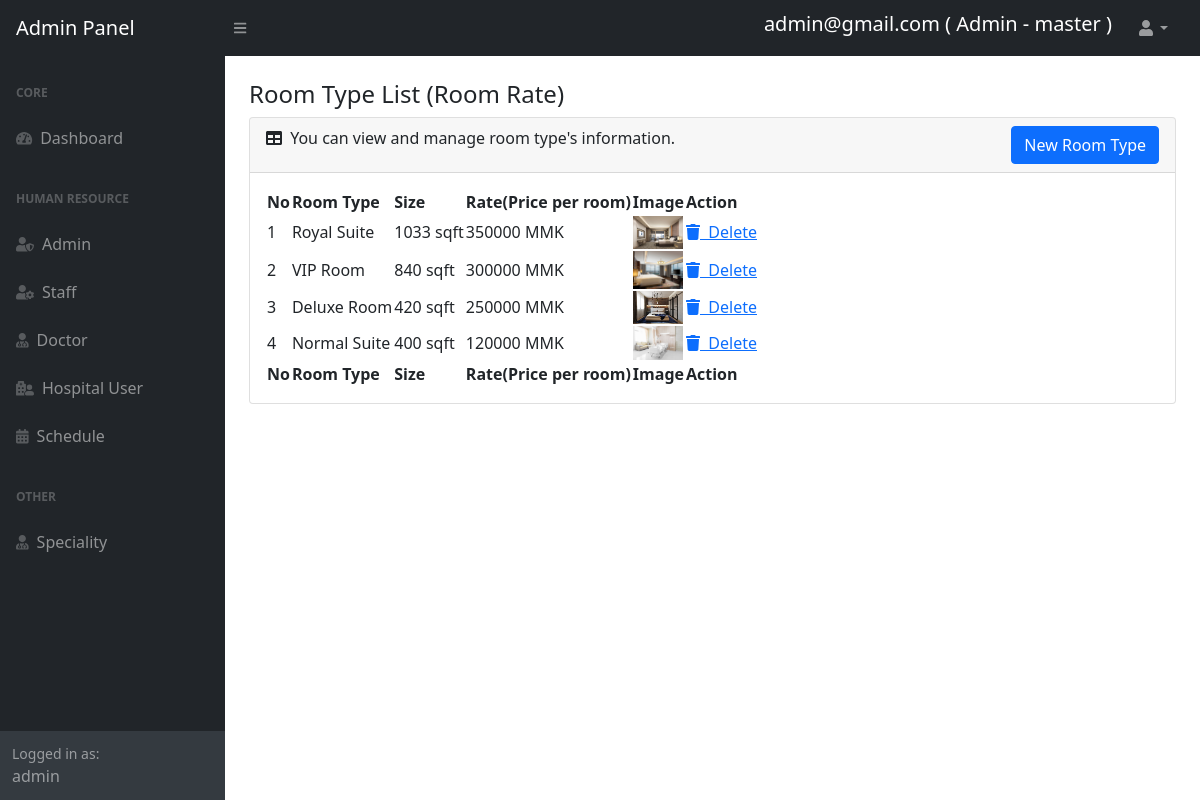
/admin/roomtypeadd.php (signed in), run on the app's committed database.
### tables this page shows
CREATE TABLE `roomtype` (
  `rtId` int NOT NULL,
  `rtName` varchar(50) DEFAULT NULL,
  `rtSize` int DEFAULT NULL,
  `rtRate` int DEFAULT NULL,
  `rtImg` varchar(50) DEFAULT NULL,
  `rtFaci` text
);

### admin/roomtypeadd.php (the view, shortened to what this page needs)
<?php
include('header.php');
include('../connect.php');
?>
<div id="layoutSidenav_content">
    <main>
        <div class="container-fluid px-4">
            <h4 class="mt-4">Room Type List (Room Rate)</h4>
            <div class="card mb-4">
                <div class="card-header">
                    <i class="fas fa-table me-1"></i>
                    You can view and manage room type's information.
                    <button id="btnShowModalDialog" class="btn btn-primary" style="float: right;" data-bs-toggle="modal" data-bs-target="#addRoomTypeModal">New Room Type</button>
                </div>
                <div class="card-body">
                    <table id="datatablesSimple">
                        <thead>
                            <tr>
                                <th>No</th>
                                <th>Room Type</th>
                                <th>Size</th>
                                <th>Rate(Price per room)</th>
                                <th>Image</th>
                                <th>Action</th>
                            </tr>
                        </thead>
                        <tbody>
                            <?php
                            $select = "SELECT * from roomtype";
                            $runselect = $connection->query($select);
                            $datalistrt = $runselect->fetch_all(MYSQLI_ASSOC);
                            $count=0;
                            foreach ($datalistrt as $dataeach) {
                                $count++;
                                $rtId=$dataeach['rtId'];
                                $rtName = $dataeach['rtName'];
                                $rtSize = $dataeach['rtSize'];
                                $rtRate = $dataeach['rtRate'];
                                $rtImg = $dataeach['rtImg'];
                                echo "
                                <tr>
                                    <td>$count</td>
                                    <td>$rtName</td>
                                    <td>$rtSize sqft</td>
                                    <td>$rtRate MMK</td>
                                    <td><img src='$rtImg' style='width:50px; height:auto;''></td>
                                    <td><a href='roomtypeadd.php?rtIdToDelete=$rtId' class='actionlink'><i class='fas fa-trash'></i>&nbsp;&nbspDelete</a></td>
                                </tr>
                                ";
                            }
                            ?>
                        </tbody>
                        <tfoot>
                            <tr>
                                <th>No</th>
                                <th>Room Type</th>
                                <th>Size</th>
                                <th>Rate(Price per room)</th>
                                <th>Image</th>
                                <th>Action</th>
                            </tr>
                        </tfoot>
                    </table>
                </div>
            </div>
        </div>
    </main>
</div>
<?php
include('footer.php');
?>

### admin/header.php (shortened to what this page needs)
<?php
include('../connect.php');
if (isset($_SESSION['loginid'])) {
    $loginid = $_SESSION['loginid'];
    $logintype = $_SESSION['logintype'];
    if ($logintype == "admin") {
        $selectadmin = "SELECT * from admin where adminId=$loginid";
        $runselectadmin = $connection->query($selectadmin);
        $dataofadmin = $runselectadmin->fetch_array();
        $adminemail = $dataofadmin['adminEmail'];
        $admintype = $dataofadmin['adminType'];
    } else if ($logintype == "staff") {
        $selectstaff = "SELECT * from staff where staffId=$loginid";
        $runselectstaff = $connection->query($selectstaff);
        $dataofstaff = $runselectstaff->fetch_array();
        $staffemail = $dataofstaff['staffEmail'];
    } else if ($logintype == "doctor") {
        $selectdoctor = "SELECT * from doctor where doctorId=$loginid";
        $runselectdoctor = $connection->query($selectdoctor);
        $dataofdoctor = $runselectdoctor->fetch_array();
        $doctoremail = $dataofdoctor['doctorEmail'];
    } else {
    }
} else {
    echo "<script>alert('Access denied')</script>";
    echo "<script>location='index.php'</script>";
}
?>
<!DOCTYPE html>
<html lang="en">
<head>
    <link href="https://cdn.jsdelivr.net/npm/simple-datatables@latest/dist/style.css" rel="stylesheet" />
    <link href="css/styles.css" rel="stylesheet" />
</head>
<body class="sb-nav-fixed">
    <nav class="sb-topnav navbar navbar-expand navbar-dark bg-dark">
        <a class="navbar-brand ps-3" href="index.php">Admin Panel</a>
        <button class="btn btn-link btn-sm order-1 order-lg-0 me-4 me-lg-0" id="sidebarToggle" href="#!"><i class="fas fa-bars"></i></button>
        <form class="d-none d-md-inline-block form-inline ms-auto me-0 me-md-3 my-2 my-md-0">
            <div class="input-group">
                <h5 style="color:white;">
                    <?php
                    if ($logintype == "admin") {
                        if ($admintype == "master") {
                            echo "$adminemail ( Admin - master )";
                        } else {
                            echo "$adminemail ( Admin )";
                        }
                    } else if ($logintype == "staff") {
                        echo "$staffemail (Staff)";
                    } else if ($logintype == "doctor") {
                        echo "$doctoremail (Doctor)";
                    } else {
                    }
                    ?>
                </h5>
            </div>
        </form>
        <ul class="navbar-nav ms-auto ms-md-0 me-3 me-lg-4">
            <li class="nav-item dropdown">
                <a class="nav-link dropdown-toggle" id="navbarDropdown" href="#" role="button" data-bs-toggle="dropdown" aria-expanded="false"><i class="fas fa-user fa-fw"></i></a>
            </li>
        </ul>
    </nav>
    <div id="layoutSidenav">
        <div id="layoutSidenav_nav">
            <nav class="sb-sidenav accordion sb-sidenav-dark" id="sidenavAccordion">
                <div class="sb-sidenav-menu">
                    <div class="nav">
                        <div class="sb-sidenav-menu-heading">Core</div>
                        <a class="nav-link" href="home.php">
                            <div class="sb-nav-link-icon"><i class="fas fa-tachometer-alt"></i></div>
                            Dashboard
                        </a>
                        <div class="sb-sidenav-menu-heading">Human Resource</div>
                        <?php
                        if ($logintype == "admin") {
                            if ($admintype == "master") {
                                echo "
                                <a class='nav-link' href='adminlist.php'>
                                <div class='sb-nav-link-icon'><i class='fas fa-user-shield'></i></div>
                                Admin
                                </a>
                                ";
                            }
                            echo "
                            <a class='nav-link' href='stafflist.php'>
                                <div class='sb-nav-link-icon'><i class='fas fa-user-cog'></i></div>
                                Staff
                            </a>
                            <a class='nav-link' href='doctorlist.php'>
                                <div class='sb-nav-link-icon'><i class='fas fa-user-md'></i></div>
                                Doctor
                            </a>
                            ";
                        }
                        ?>
                        <a class="nav-link" href="userlist.php">
                            <div class="sb-nav-link-icon"><i class="fas fa-hospital-user"></i></div>
                            Hospital User
                        </a>
                        <a class="nav-link" href="schedule.php">
                            <div class="sb-nav-link-icon"><i class="fas fa-calendar-alt"></i></div>
                            Schedule
                        </a>
                        <?php
                        if ($logintype == "admin") {
                            echo "
                            <div class='sb-sidenav-menu-heading'>Other</div>
                            <a class='nav-link' href='speciality.php'>
                                <div class='sb-nav-link-icon'><i class='fas fa-user-md'></i></div>
                                Speciality
                            </a>
                            ";
                        }
                        ?>
                    </div>
                </div>
                <div class="sb-sidenav-footer">
                    <div class="small">Logged in as:</div>
                    <?php echo "$logintype"; ?>
                </div>
            </nav>
        </div>

### data on the page
roomtype: rtName "Royal Suite", rtSize "1033", rtRate "350000", rtImg (picture)
roomtype: rtName "VIP Room", rtSize "840", rtRate "300000", rtImg (picture)
roomtype: rtName "Deluxe Room", rtSize "420", rtRate "250000", rtImg (picture)
roomtype: rtName "Normal Suite", rtSize "400", rtRate "120000", rtImg (picture)

### other printed values
$adminemail "admin@gmail.com"
$logintype "admin"
